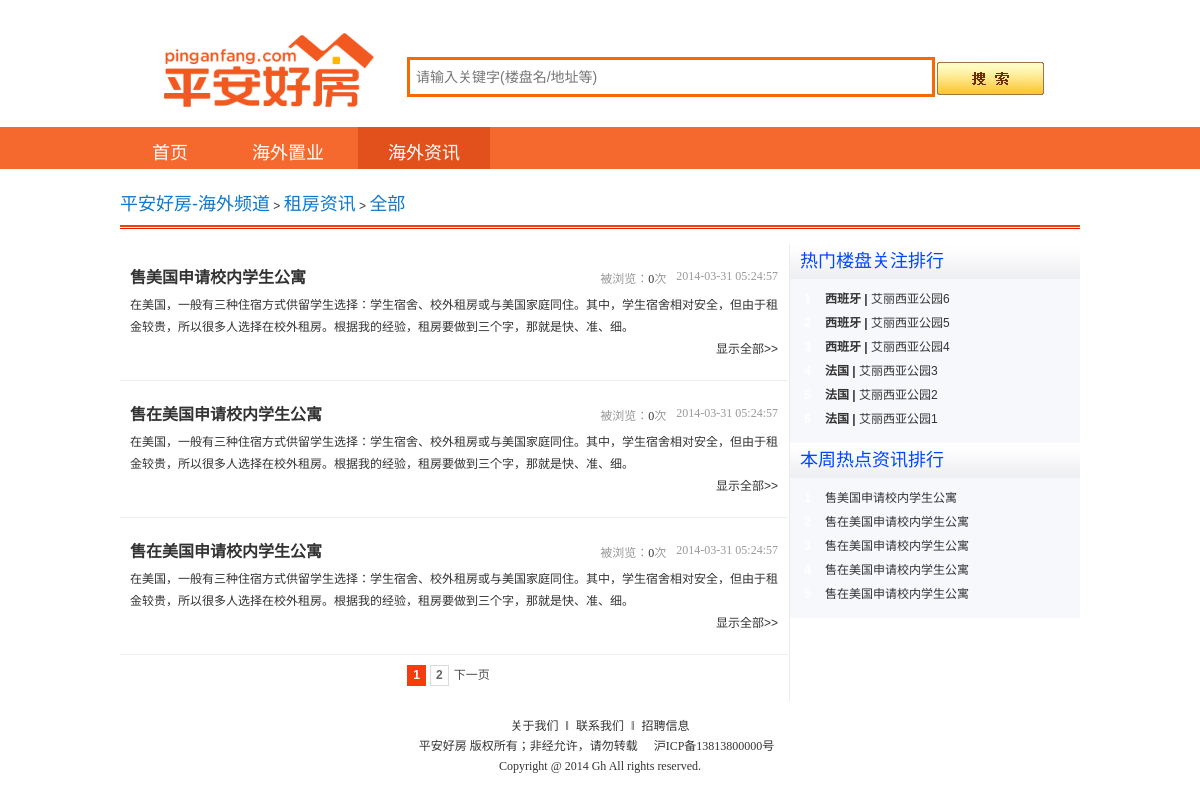
Screenshot of /article_list.php with the database file from the repository.
### tables this page shows
CREATE TABLE `article` (                                 
	article_id INT UNSIGNED AUTO_INCREMENT NOT NULL,     
	user_id INT UNSIGNED NOT NULL,                       
    cate_id TINYINT NOT NULL,                            
    type TINYINT NOT NULL,                               
	title VARCHAR(120) NOT NULL,                         
	subtitle VARCHAR(120) NOT NULL,                      
	abstract VARCHAR(900) NOT NULL,                      
	content TEXT NOT NULL,                               
    view_count INT UNSIGNED DEFAULT 0,                   
	remark VARCHAR(300) NOT NULL,                        
	status TINYINT NOT NULL DEFAULT 0,                   
	create_time DATETIME NOT NULL,                       
	update_time DATETIME NOT NULL,                       
	PRIMARY KEY(article_id),
	INDEX(cate_id),
	INDEX(title)
);

CREATE TABLE `house` (                               
	house_id INT UNSIGNED AUTO_INCREMENT NOT NULL,   
	city_id INT UNSIGNED NOT NULL,                   
	user_id INT NOT NULL,                            
	name VARCHAR(300) NOT NULL,                      
	type TINYINT NOT NULL,	                         
	layout_area VARCHAR(300) NOT NULL,               
	price_desc VARCHAR(300) NOT NULL,                
	price_level TINYINT UNSIGNED NOT NULL,           
	position VARCHAR(300) NOT NULL,                  
	decoration_state VARCHAR(120) NOT NULL,          
	property VARCHAR(120) NOT NULL,                  
	project_intro_brief VARCHAR(300) NOT NULL,       
	project_intro VARCHAR(3000) NOT NULL,            
	phone_num VARCHAR(20) NOT NULL,                  
	image_urls VARCHAR(1000) NOT NULL,               
    is_on_sale TINYINT NOT NULL,                     
    is_rental TINYINT NOT NULL,                      
    display_order INT NOT NULL DEFAULT 999,          
    view_count INT UNSIGNED NOT NULL DEFAULT 0,      
	remark VARCHAR(600) ,                            
	status TINYINT NOT NULL DEFAULT 0,               
	create_time DATETIME NOT NULL,                   
	update_time DATETIME NOT NULL,                   
	PRIMARY KEY(house_id),
	INDEX(house_id),
	INDEX(city_id),
	INDEX(name),
	INDEX(type),
	INDEX(price_level)
);

CREATE TABLE `country` (
	country_id INT UNSIGNED AUTO_INCREMENT NOT NULL,     
	user_id INT UNSIGNED NOT NULL,                       
	name varchar(300) NOT NULL,                          
    region tinyint unsigned not null,                    
    remark VARCHAR(500) NOT NULL,                        
    status TINYINT NOT NULL,                             
	create_time DATETIME NOT NULL,                       
	update_time DATETIME NOT NULL,                       
	PRIMARY KEY(country_id),
	INDEX(name)
);

### public/article_list.php (called while the page is built, shortened)
<?php
include_once('../config.php');
require_once("../lib/common.php");
$caid        = (empty($_GET['caid'])) ? '': intval($_GET['caid']);
$page       = (empty($_GET['page'])) ? 1: intval($_GET['page']);
if ( empty($caid) ) {
    $caid_sql   = '';
} else {
    $caid_sql   = ' and article.cate_id = :caid ';
}
$dbh    = new PDO($_cfg_db_dsn, $_cfg_db_user, $_cfg_db_pwd);
$sql    = 'select count(1) count from article  where 1 = 1 '. $caid_sql;
$sth    = $dbh->prepare($sql);
$sth->execute();
$article_count_data   = $sth->fetchAll(PDO::FETCH_ASSOC);
if ( empty($article_count_data) ) {
    $article_data = '';
} else {
    $article_count  = (empty($article_count_data)) ? 0 : $article_count_data[0]['count'];
    $page_size      = empty($_cfg_page_size_article)? 10: $_cfg_page_size_article;
    $max_page       = ceil($article_count / $page_size);
    $page           = ( $page < 1 ) ? 1 : $page;
    $page           = ( $page > $max_page ) ? $max_page : $page;
    $record_start   = ($page - 1) * $page_size;
    $sql    = ' select
                    article.article_id id, article.abstract,
                    article.title, article.update_time,
                    article.view_count vc,
                    article_cate.cate_name caname,
                    article_cate.cate_id caid
                from
                    article, article_cate
                where
                    article.cate_id = article_cate.cate_id
                    '.
                    $caid_sql.
                    ' limit '. $record_start. ', '. $page_size;
    $sth    = $dbh->prepare($sql);
    $sth->execute();
    $article_data   = $sth->fetchAll(PDO::FETCH_ASSOC);
}
$sql            = ' select
                        house_id id, house.name name, house.view_count vc,
                        price_desc,
                        city.city_id ciid, city.name ciname,
                        country.country_id coid, country.name coname,
                        country.region region
                    from
                        house, city, country
                    where
                        house.city_id = city.city_id
                        and
                        city.country_id = country.country_id
                    order by house.view_count desc
                    limit 9';
$sth            = $dbh->prepare($sql);
$sth->execute();
$hot_house_data = $sth->fetchAll(PDO::FETCH_ASSOC);
$sql                = ' select
                            article_id id, article.title title
                        from
                            article
                        order by update_time desc
                        limit 10';
$sth                = $dbh->prepare($sql);
$sth->execute();
$hot_article_data   = $sth->fetchAll(PDO::FETCH_ASSOC);
$cmb['file']        = $_SERVER['SCRIPT_NAME'];
$crumbs = get_crumbs($cmb);
include('./tpl/article_list.php');
?>

### config.php (called while the page is built, shortened)
<?php
$_cfg_siteRoot = "http://gh/";
$_cfg_page_size_article = 3;
?>

### public/tpl/article_list.php (the view, shortened to what this page needs)
<?php include('./tpl/uiparts/header.php'); ?>
<link rel="stylesheet" type="text/css" href="./css/News_2012.css">
<body>
    <?php include('./tpl/uiparts/new_search.php'); ?>
    <?php include('./tpl/uiparts/navi_header.php'); ?>
<div class="worldbox">
<?php echo $crumbs; ?>
</div>
<div class="worldbox">
<div class="row" id="listNav">
</div>
</div>
<div class="worldbox">
  <section class="clearfix" id="newsCon">
        <div class="grid17 first">
            <div class="right_bar clearfix">
                <div class="news_BoxWrap">
              <ul>
                <?php
                if ( empty($article_data) ) {
                    echo '<p>对不起，没有相关资讯。</p>';
                } else {
                    foreach ( $article_data as $article ) {
                        $url    = $_cfg_siteRoot. 'article.php?id='. $article['id'];
                        echo    '<li><h2 class="news_BrowH clearfix">'.
                                '<a class="blue fl" href="'. $url.
                                '" target="_blank" title="'. $article['title'].
                                '"><strong>'. $article['title'].
                                '</strong></a><span class="news_date fr">'.
                                $article['update_time'].
                                '</span><span class="news_date fr">被浏览：<a href="'.
                                $url. '">'. $article['vc']. '</a>次</span></h2><p class="gray">'.
                                $article['abstract']. '</p><a href="'. $url.
                                '" target="_blank" title="显示全部" class="fr">显示全部&gt;&gt;</a></li>';
                    }
                }
                ?>
<div class="pager">
<?php
$base_url   = $_cfg_siteRoot. 'article_list.php?caid='. $caid. '&page=';
for ( $index = 1; $index <= $max_page; ++$index ) {
    if ( $page == $index ) {
        echo '<span class="current">'. $index. '</span>';
    } else {
        echo '<span class="item"><a href="'. $base_url. $index. '">'. $index. '</a></span>';
    }
}
if ( $page < $max_page ) {
    echo '<a href="'. $base_url. ($page+1). '">下一页</a>';
}
?>
</div>
                    </ul>
                </div>
            </div>
    </div>
        <div class="grid280" id="hotNews">
              <div class="title_g clearfix">热门楼盘关注排行</div>
              <div class="topic_rank clearfix">
                <ul>
                    <?php
                    $index = 1;
                    foreach ( $hot_house_data as $hot_house ) {
                        $link_url   = $_cfg_siteRoot. 'house.php?id='. $hot_house['id'];
                        $class  = ( 1 == $index ) ? 'icon1' : 'icon2';
                        echo    '<li><strong class="'. $class. '">'. $index. '</strong><cite><b>'.
                                $hot_house['coname']. ' | </b><a target="_blank" href="'.
                                $link_url. '" title="'. $hot_house['name']. '">'.
                                $hot_house['name']. '</a></cite><span><b>'.
                                $hot_house['price_desc']. '</b></span></li>';
                        ++$index;
                    }
                    ?>
                </ul>
              </div>
               <div class="title_g clearfix">本周热点资讯排行</div>
                 <div class="topic_rank clearfix">
                   <ul>
                    <?php
                    $index = 1;
                    foreach ( $hot_article_data as $hot_article ) {
                        $link_url   = $_cfg_siteRoot. 'artilce.php?id='. $hot_article['id'];
                        $class  = ( 1 == $index ) ? 'icon1' : 'icon2';
                        echo    '<li><strong class="'. $class. '">'. $index. '</strong><cite>'.
                                '<a href="'.  $link_url.
                                '" title="'. $hot_article['title']. '">'.
                                $hot_article['title']. '</a></cite>'.
                                '</li>';
                        ++$index;
                    }
                    ?>
                  </ul>
                </div>
        </div>
</section></div>
<?php include('./tpl/uiparts/footer.php'); ?>
</body>
</html>

### lib/common.php (shortened to what this page needs)
<?php
function get_crumbs( $Params ) {
    global $_cfg_siteRoot;
    $params = array();
    $params['l0']['name'] = '平安好房-海外频道';
    $params['l0']['link'] = $_cfg_siteRoot;
    switch ( $Params['file'] ) {
        case '/article.php':
        case '/article_list.php':
            $params['l1']['name'] = '租房资讯';
            $params['l1']['link'] = $_cfg_siteRoot. 'article_list.php';
            if ( empty($Params['caid']) ) {
                $params['l2']['name'] = '全部';
                $params['l2']['link'] = $params['l1']['link'];
            } else {
                $params['l2']['name'] = $Params['caname'];
                $params['l2']['link'] = $params['l1']['link']. '?caid='. $Params['caid'];
            }
            break;
    }
    $crumbs = '<div class="oscrumb"><div class="s1">';
    foreach ( $params as $part ) {
        $crumbs .= '<a href="'. $part['link']. '" target="_blank">'. $part['name']. '</a> &gt; ';
    }
    $crumbs = substr( $crumbs, 0, strrpos( $crumbs, '&' ) - strlen($crumbs) );
    $crumbs .= '</div><div class="s2"></div><div class="clear"></div>';
    return $crumbs;
}
?>

### rows the page displays
article: title "售美国申请校内学生公寓", update_time "2014-03-31 05:24:57", view_count "0", abstract "在美国，一般有三种住宿方式供留学生选择：学生宿舍、校外租房或与美国家庭同住。其中，学生宿舍相对安全，但由于租金较贵，所以很多人选择在校外租房。根据我的经验，租房要做到三个字，那就是快、准、细。"
article: title "售在美国申请校内学生公寓", update_time "2014-03-31 05:24:57", view_count "0", abstract "在美国，一般有三种住宿方式供留学生选择：学生宿舍、校外租房或与美国家庭同住。其中，学生宿舍相对安全，但由于租金较贵，所以很多人选择在校外租房。根据我的经验，租房要做到三个字，那就是快、准、细。"
article: title "售在美国申请校内学生公寓", update_time "2014-03-31 05:24:57", view_count "0", abstract "在美国，一般有三种住宿方式供留学生选择：学生宿舍、校外租房或与美国家庭同住。其中，学生宿舍相对安全，但由于租金较贵，所以很多人选择在校外租房。根据我的经验，租房要做到三个字，那就是快、准、细。"
house: country.name "西班牙", name "艾丽西亚公园6"
house: country.name "西班牙", name "艾丽西亚公园5"
house: country.name "西班牙", name "艾丽西亚公园4"
house: country.name "法国", name "艾丽西亚公园3"
house: country.name "法国", name "艾丽西亚公园2"
house: country.name "法国", name "艾丽西亚公园1"
article: title "售在美国申请校内学生公寓"
article: title "售在美国申请校内学生公寓"

### other values shown
$part['name'] "平安好房-海外频道"
$part['name'] "租房资讯"
$part['name'] "全部"
